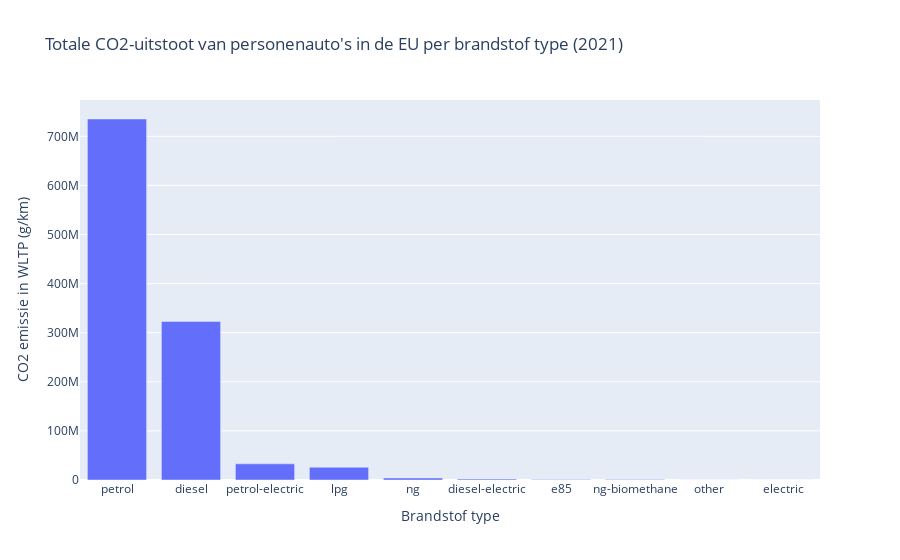

Notebook source saved alongside this figure:
### Code cell
total_emission_per_ft = co2_2021.groupby('Ft').agg({"Ewltp (g/km)": ['sum', 'size']})
total_emission_per_ft.columns = total_emission_per_ft.columns.map(' '.join).str.strip()
total_emission_per_ft = total_emission_per_ft.rename(columns={
    "Ewltp (g/km) sum": "Ewltp (g/km)",
    "Ewltp (g/km) size": "n",
})
total_emission_per_ft = total_emission_per_ft.sort_values(by="Ewltp (g/km)", ascending=False).reset_index()
total_emission_per_ft.to_csv("total_emission_per_ft.csv")

print(total_emission_per_ft)

# Plot settings
fig = px.bar(total_emission_per_ft,
    x="Ft",
    y="Ewltp (g/km)",
    title="Totale CO2-uitstoot van personenauto's in de EU per brandstof type (2021)",
    custom_data=[total_emission_per_ft["n"]],
    labels={
        "Ewltp (g/km)": "CO2 emissie in WLTP (g/km)",
        "Ft": "Brandstof type",
    }
)
fig.update_traces(hovertemplate="CO2 emissie in WLTP (g/km)=%{y}<br>Aantal auto's=%{customdata[0]}")
fig.show()

### Figure 1 — Plotly figure (JSON) as saved in the notebook; plotly's stock layout.template omitted (floating-point values rounded to 4 significant figures)
{"data": [{"alignmentgroup": "True", "customdata": [[5469354], [2235397], [786478], [214743], [39088], [50760], [7210], [7629], [1795], [980563]], "hovertemplate": "CO2 emissie in WLTP (g/km)=%{y}<br>Aantal auto's=%{customdata[0]}", "legendgroup": "", "marker": {"color": "#636efa", "pattern": {"shape": ""}}, "name": "", "offsetgroup": "", "orientation": "v", "showlegend": false, "textposition": "auto", "type": "bar", "x": ["petrol", "diesel", "petrol-electric", "lpg", "ng", "diesel-electric", "e85", "ng-biomethane", "other", "electric"], "xaxis": "x", "y": [735300000.0, 323000000.0, 32940000.0, 26010000.0, 4101000.0, 1985000.0, 1150701, 864100.0, 220954, 0], "yaxis": "y"}], "layout": {"barmode": "relative", "legend": {"tracegroupgap": 0}, "title": {"text": "Totale CO2-uitstoot van personenauto's in de EU per brandstof type (2021)"}, "xaxis": {"anchor": "y", "domain": [0, 1], "title": {"text": "Brandstof type"}}, "yaxis": {"anchor": "x", "domain": [0, 1], "title": {"text": "CO2 emissie in WLTP (g/km)"}}}}
